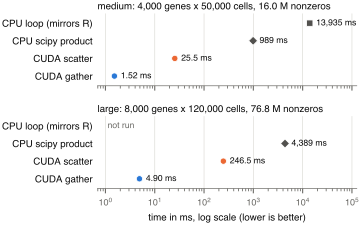

Write the Python code that produced this figure.
"""Figure 2: time of each implementation per problem size, on a log axis (dot plot).

Called by report/fill_results.py with either the Oct 6 numbers or a notebook results file.
A dot is a median. A horizontal bar through it spans the fastest and slowest sample, when samples exist.
"""
import pathlib
import sys

HERE = pathlib.Path(__file__).resolve().parent
sys.path.insert(0, str(HERE))

from style import CPU, GATHER, GRID, INK, MUTED, SCATTER, plt  # noqa: E402

LOOK = {   # label, colour, marker
    "cpu_loop": ("CPU loop (mirrors R)", CPU, "s"),
    "cpu_batched": ("CPU scipy product", CPU, "D"),
    "cpu_cpp": ("CPU C++ (Alg. 1)", CPU, "^"),
    "scatter": ("CUDA scatter", SCATTER, "o"),
    "gather": ("CUDA gather", GATHER, "o"),
}
ORDER = ["cpu_loop", "cpu_batched", "cpu_cpp", "scatter", "gather"]


def draw(panels, out):
    """panels: list of (title, {method: (median_ms, lo_ms, hi_ms, label)}), lo and hi may be None."""
    methods = [m for m in ORDER if any(m in p[1] for p in panels)]
    fig, axes = plt.subplots(len(panels), 1, figsize=(3.35, 0.36 + 0.92 * len(panels) + 0.02 * len(methods)),
                             sharex=True)
    axes = [axes] if len(panels) == 1 else list(axes)
    values = [v[0] for p in panels for v in p[1].values()]
    lo, hi = min(values) / 2.2, max(values) * 9
    for ax, (title, data) in zip(axes, panels):
        for i, m in enumerate(methods):
            if m not in data:
                ax.text(lo * 1.6, i, "not run", va="center", ha="left", fontsize=6.2, color=MUTED)
                continue
            med, a, b, label = data[m]
            name, colour, marker = LOOK[m]
            if a is not None and b is not None and b > a:
                ax.plot([a, b], [i, i], color=colour, lw=1.6, solid_capstyle="butt", zorder=2)
            ax.plot([med], [i], marker=marker, ms=4.6, color=colour, mec="white", mew=0.6, zorder=3)
            ax.text(med * 1.35, i, label, va="center", ha="left", fontsize=6.2, color=INK)
        ax.set_yticks(range(len(methods)))
        ax.set_yticklabels([LOOK[m][0] for m in methods])
        ax.set_ylim(len(methods) - 0.45, -0.55)
        ax.set_xscale("log")
        ax.set_xlim(lo, hi)
        ax.grid(axis="x", color=GRID, lw=0.5, zorder=0)
        ax.set_axisbelow(True)
        ax.tick_params(axis="y", length=0)
        for s in ("top", "right", "left"):
            ax.spines[s].set_visible(False)
        ax.set_title(title, loc="left", fontsize=7, color=INK, pad=3)
    axes[-1].set_xlabel("time in ms, log scale (lower is better)")
    fig.subplots_adjust(hspace=0.42)
    fig.savefig(out)
    fig.savefig(str(out).replace(".pdf", ".png"), dpi=220)
    plt.close(fig)
    return out
